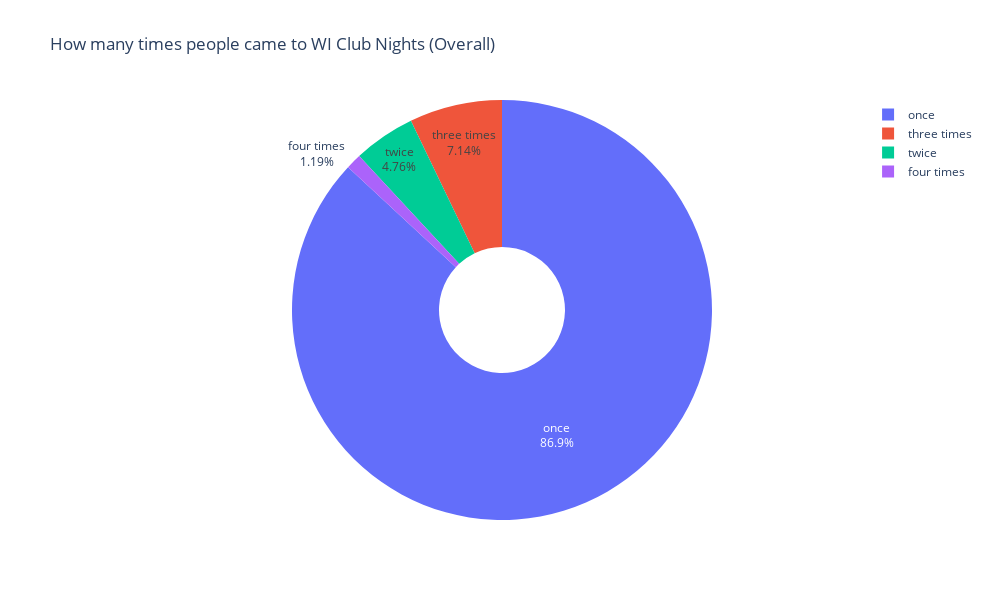

The cell this chart's notebook holds for it:
### Code cell
mask = pie_data[pie_data['Attended (for more than 5 mins)'] > 0]
pie_data2 = mask['Attended'].value_counts(normalize=True)
piechart = px.pie(
    pie_data2,
    values='Attended',
    names=pie_data2.index,
    width=1000,
    height=600,
    hole=0.3,
    title='How many times people came to WI Club Nights (Overall)'
)
piechart.update_traces(textinfo='percent+label')
piechart.show()


# display(pie_data.sort_values('Attended (for more than 5 mins)', ascending=False))

### Figure 1 — Plotly figure (JSON) as saved in the notebook; plotly's stock layout.template omitted (floating-point values rounded to 4 significant figures)
{"data": [{"domain": {"x": [0, 1], "y": [0, 1]}, "hole": 0.3, "hovertemplate": "index=%{label}<br>Attended=%{value}<extra></extra>", "labels": ["once", "three times", "twice", "four times"], "legendgroup": "", "name": "", "showlegend": true, "textinfo": "percent+label", "type": "pie", "values": [0.869, 0.07143, 0.04762, 0.0119]}], "layout": {"height": 600, "legend": {"tracegroupgap": 0}, "title": {"text": "How many times people came to WI Club Nights (Overall)"}, "width": 1000}}
